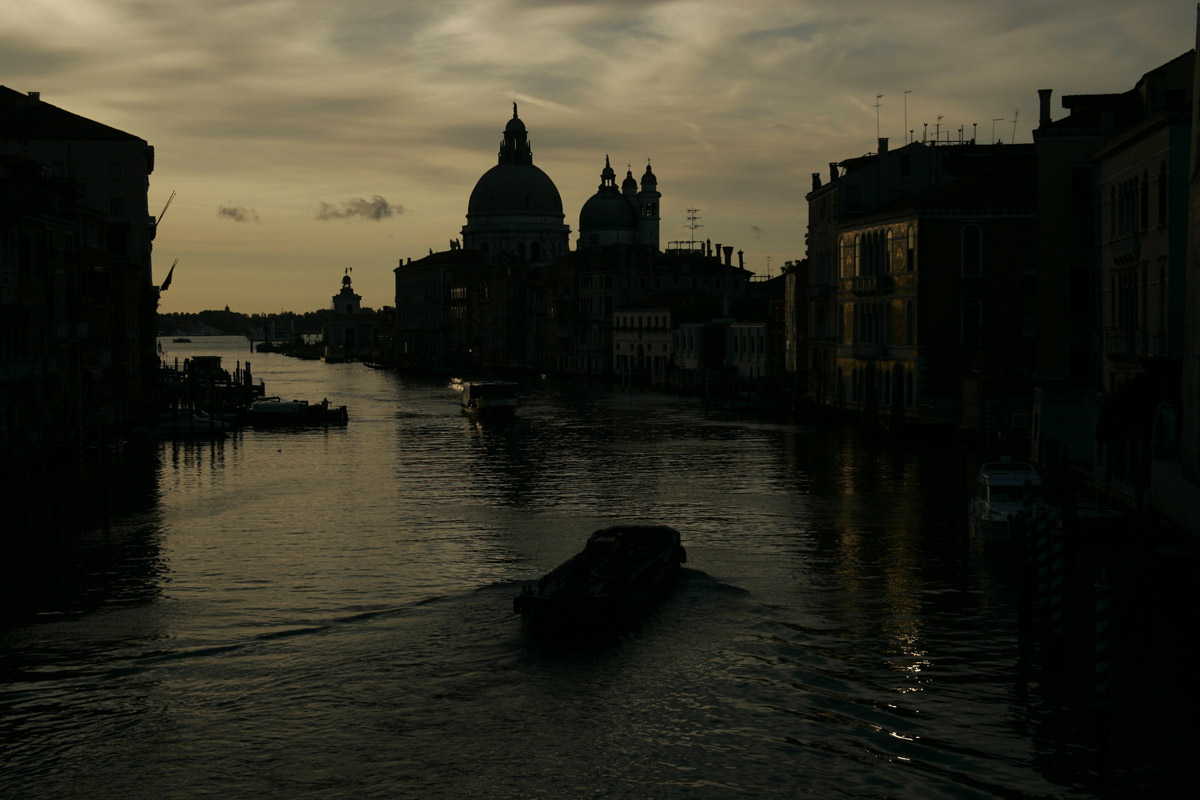
//> input picture image1.jpg, 1200 x 800 px
$ ./exposurefusionwithlibrary   (built with g++ and OpenCV 4)
//> lines starting //> are read from the running program, lines starting //| are printed output that depends on the picture
### image.h
#pragma once

#include <vector>
#include <opencv2/imgproc/imgproc.hpp>

using namespace cv;
using namespace std;

// Traits
template <typename T>
struct pixel_type
{
	static const int value = -1;
};
template <>
struct pixel_type<uchar>
{
	static const int value = CV_8U;
};
template <>
struct pixel_type<Vec3b>
{
	static const int value = CV_8UC3;
};
template <>
struct pixel_type<float>
{
	static const int value = CV_32F;
};

template <typename T> class Image : public Mat {
public:
	// Constructors
	Image() {}
	explicit Image(const Mat& A):Mat(A) {}
	Image(int w,int h):Mat(h,w,pixel_type<T>::value) {}
	// Accessors
	inline T operator()(int x,int y) const { return at<T>(y,x); }
	inline T& operator()(int x,int y) { return at<T>(y,x); }
	inline T operator()(const Point& p) const { return at<T>(p.y,p.x); }
	inline T& operator()(const Point& p) { return at<T>(p.y,p.x); }
	//
	inline int width() const { return cols; }
	inline int height() const { return rows; }
	// To display a floating type image
	// [7 lines left out: function greyImage, not called in this run]
};

// Correlation
double NCC(const Image<float>& I1,Point m1,const Image<float>& I2,Point m2,int n);

// Laplacian
//void Laplacian(const Mat&Ic, Mat& G2);
void Saturation(const Mat& Ic, Mat& S);
void WellExposedness(const Mat&Ic, Mat& E);
void reduceImage(const Mat& I1, Mat& I2);
void calcul_mat(vector<Mat> v,Mat &Ires);

### exposurefusionwithlibrary.cpp
#include <opencv2/highgui/highgui.hpp>
#include <iostream>
#include <fstream>
#include <cmath>
#include "image.h"
#include <opencv2/photo.hpp>
using namespace cv;
using namespace std;


int main(int argc, char** argv) {

	Mat src_color_1 = imread("../image1.jpg");
//> src_color_1 is the input picture: 800 rows x 1200 cols, CV_8UC3; mean B, G, R 35.3, 47.7, 49.6
	Mat src_color_2 = imread("../image2.jpg");
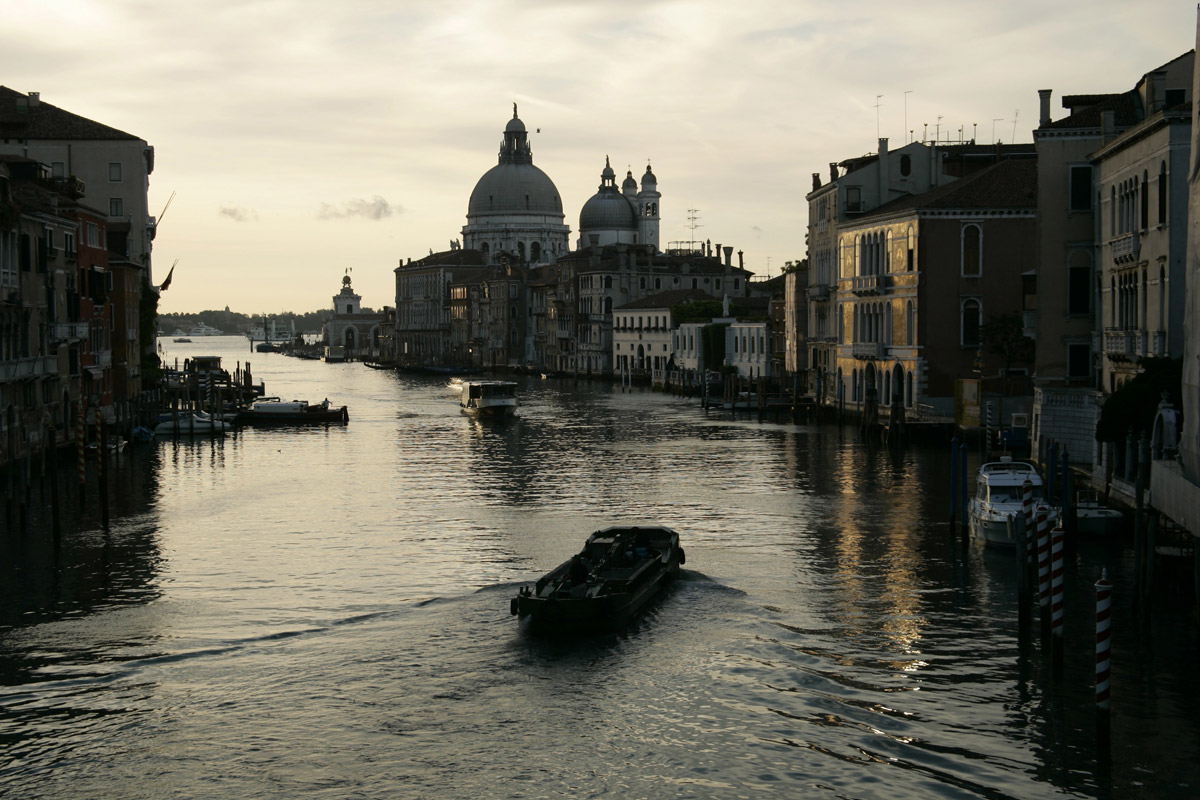
//> input picture image2.jpg, 1200 x 800 px
//> src_color_2 is the input picture: 800 rows x 1200 cols, CV_8UC3; mean B, G, R 95.3, 107.8, 109.6
	Mat src_color_3 = imread("../image3.jpg");
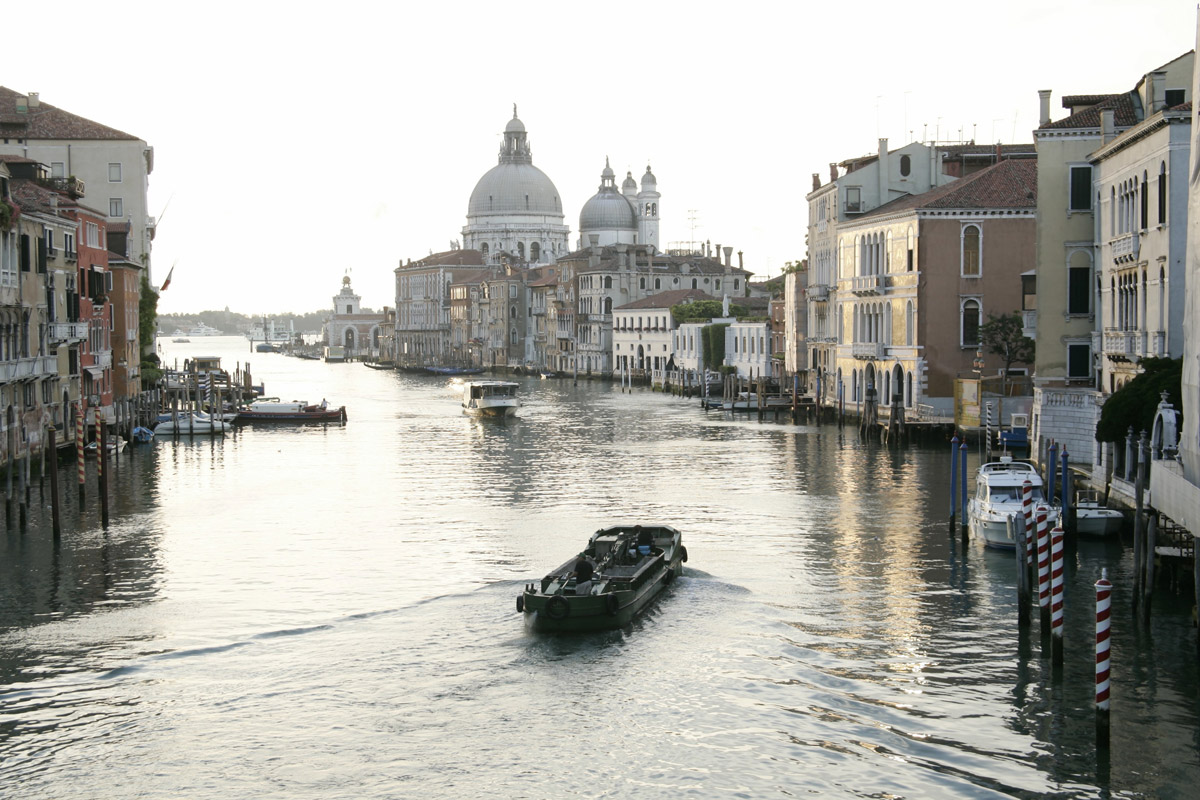
//> input picture image3.jpg, 1200 x 800 px
//> src_color_3 is the input picture: 800 rows x 1200 cols, CV_8UC3; mean B, G, R 167.3, 173.1, 173.5

	vector<Mat> images;
	images.push_back(src_color_1);
	images.push_back(src_color_2);
	images.push_back(src_color_3);

	Ptr<AlignMTB> alignMTB = createAlignMTB();
	alignMTB->process(images, images);


	Mat exposureFusion;
	Ptr<MergeMertens> mergeMertens = createMergeMertens();
	mergeMertens->process(images, exposureFusion);
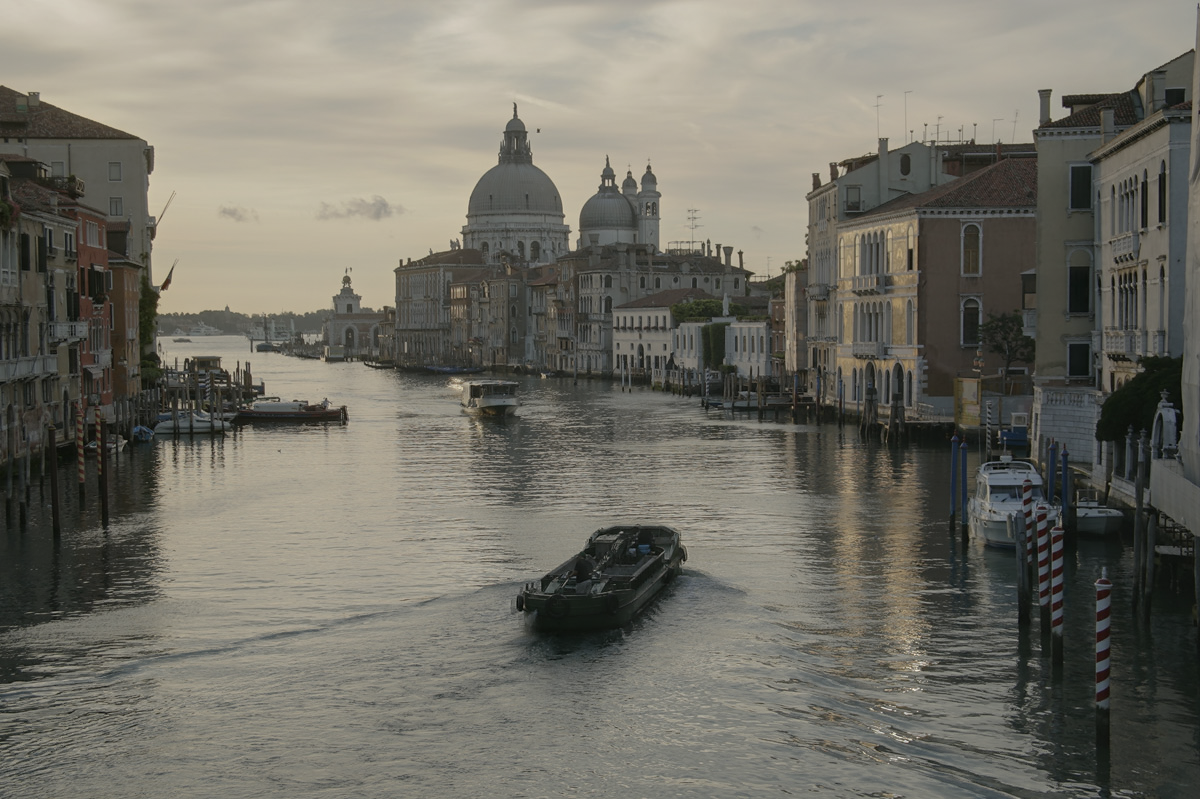
//> exposureFusion: 799 rows x 1200 cols, CV_32FC3; mean B, G, R 0.393, 0.447, 0.459; drawn with min black and max white

	imwrite("exposure-fusion.jpg", exposureFusion * 255);
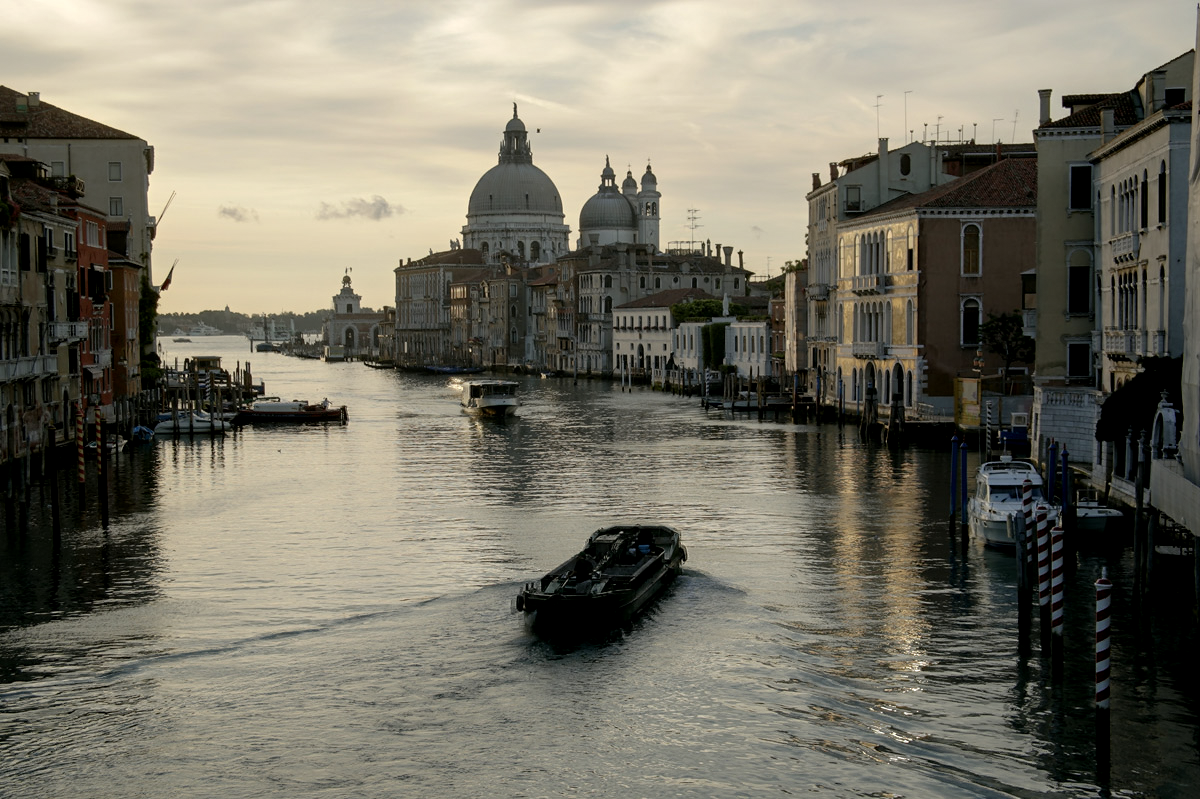
//> saved as exposure-fusion.jpg: 799 rows x 1200 cols, CV_8UC3; mean B, G, R 101.3, 114.6, 117.9


	return 0;
}
